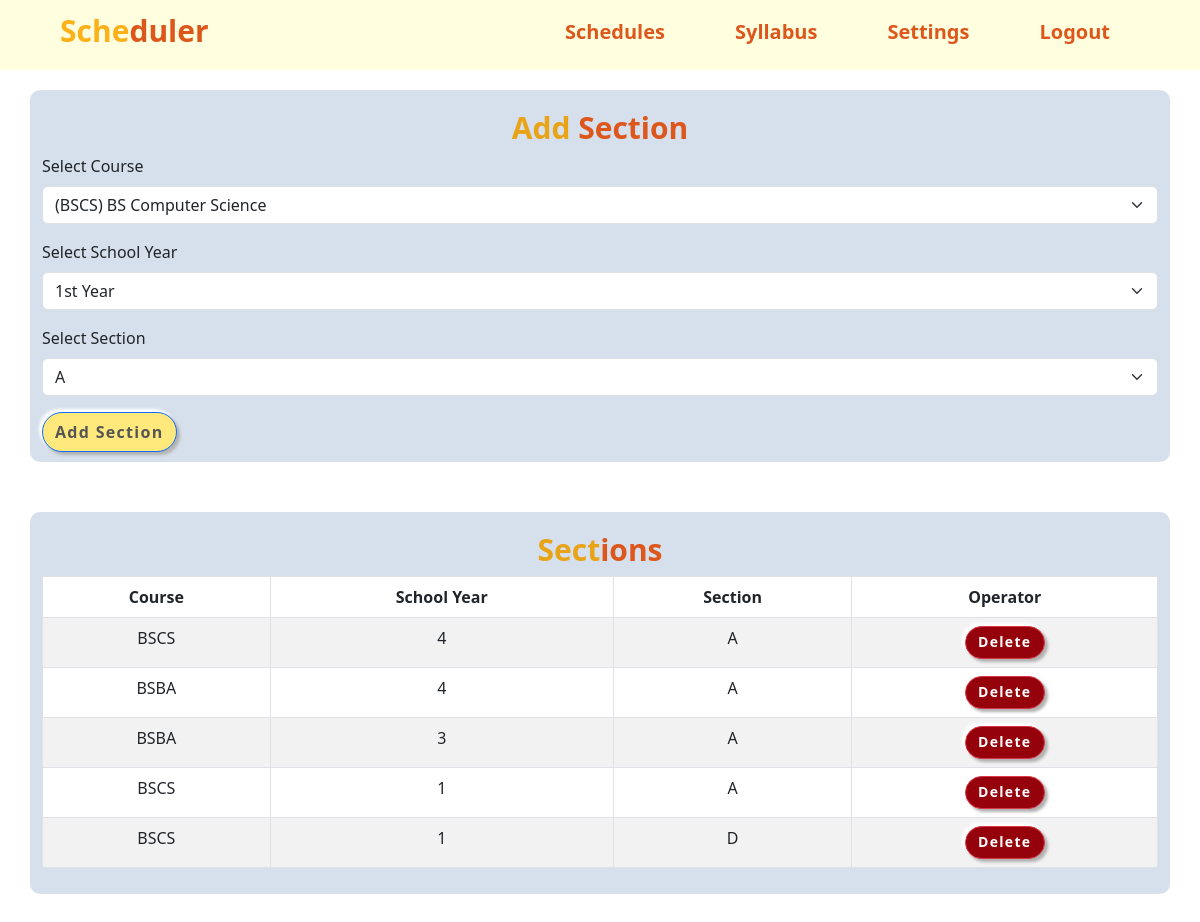
Screenshot of /sections.php with the database file from the repository.
### tables this page shows
CREATE TABLE `sections` (
  `id` int(11) NOT NULL,
  `course` varchar(255) NOT NULL,
  `school_year` int(11) NOT NULL,
  `section` varchar(10) NOT NULL
);

### sections.php (the view, shortened to what this page needs)
<!DOCTYPE html>
<html>
<head>
    <link rel="stylesheet" href="https://cdn.jsdelivr.net/npm/bootstrap@5.3.0/dist/css/bootstrap.min.css">
    <link rel="stylesheet" type="text/css" href="css/sections.css">
</head>
<body>
    <?php include 'nav.php'; ?>
    <div class="container">
        <h2>Add <span>Section</span></h2>
        <form action="sections.php" method="POST">
            <div class="mb-3">
                <label for="course" class="form-label">Select Course</label>
                <select class="form-select" name="course" id="course">
                    <option value="BSCS">(BSCS) BS Computer Science</option>
                </select>
            </div>
            <div class="mb-3">
                <label for="year" class="form-label">Select School Year</label>
                <select class="form-select" name="year" id="year">
                    <option value="1">1st Year</option>
                </select>
            </div>
            <div class="mb-3">
                <label for="section" class="form-label">Select Section</label>
                <select class="form-select" name="section" id="section">
                    <option value="A">A</option>
                </select>
            </div>
            <button type="submit" class="btn btn-primary">Add Section</button>
        </form>
    </div>
    <div class="container mt-5">
        <h2 class="files">Sect<span>ions</span></h2>
        <table class="table table-bordered table-striped">
            <thead>
                <tr>
                    <th class="text-center">Course</th>
                    <th class="text-center">School Year</th>
                    <th class="text-center">Section</th>
                    <th class="text-center">Operator</th>
                </tr>
            </thead>
            <tbody>
                <?php
                include 'dbconn.php';
                $sql = "SELECT id, course, school_year, section FROM sections";
                $result = $conn->query($sql);
                if ($result->num_rows > 0) {
                    while ($row = $result->fetch_assoc()) {
                        echo "<tr>";
                        echo "<td class='text-center'>" . $row["course"] . "</td>";
                        echo "<td class='text-center'>" . $row["school_year"] . "</td>";
                        echo "<td class='text-center'>" . $row["section"] . "</td>";
                        echo "<td class='text-center'>
                            <a href='sections.php?delete_id=" . $row["id"] . "' onclick='return confirmDelete()' class='btn btn-danger btn-sm'>Delete</a>
                          </td>";
                        echo "</tr>";
                    }
                } else {
                    echo "<tr><td colspan='4' class='text-center'>No sections found</td></tr>";
                }
                ?>
            </tbody>
        </table>
    </div>
</body>
</html>

### sections.css (style rules this page uses)
body { background-color: white; }
.container { background-color: #D6E0EC; margin-top: 20px; margin-bottom: 50px; padding-bottom: 10px; border-radius: 10px; }
h2, .files { color: #E8A317; text-align: center; padding-top: 20px; font-size: 30px; font-weight: 800; }
h2 span { color: #DD571C; }
.btn-primary { box-shadow: none; font-weight: 700; height: 40px; background-color: #FFE87C; color: #555; border-radius: 25px; box-shadow: 3px 3px 3px #b1b1b1, -3px -3px 3px #fff; letter-spacing: 1.3px; }
.btn-danger { box-shadow: none; font-weight: 700; height: 33px; width: 80px; background-color: #95020B; color: white; border-radius: 25px; box-shadow: 3px 3px 3px #b1b1b1, -3px -3px 3px #fff; letter-spacing: 1.3px; }

### nav.css (style rules this page uses)
:root { --color-yellow: #FBB117; --color-orange: #DD571C; }
* { margin: 0; padding: 0; box-sizing: border-box; }
body { font-family:"Georgia" sans-serif; }

### rows the page displays
sections: course "BSCS", school_year "4", section "A"
sections: course "BSBA", school_year "4", section "A"
sections: course "BSBA", school_year "3", section "A"
sections: course "BSCS", school_year "1", section "A"
sections: course "BSCS", school_year "1", section "D"
